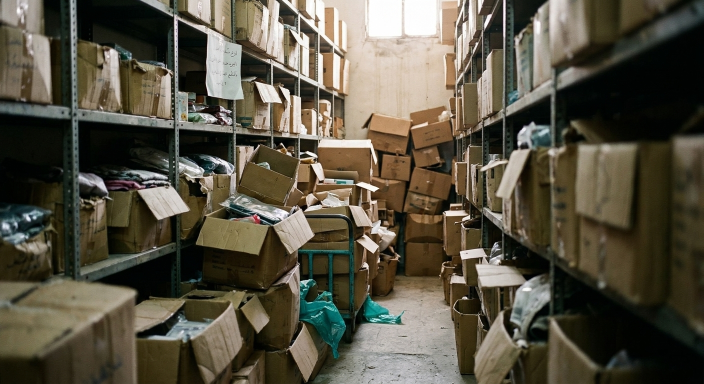
#> input picture content/assets/post-images/img-library/IMG-01.jfif, 1408 x 768 px (shown at 1/2 size)
$ python recolor.py ../../assets/post-images/img-library/IMG-01.jfif ../../assets/post-images/img-library/IMG-02.jfif
#> lines starting #> are read from the running program, lines starting #| are printed output that depends on the picture; after the words box and inside, x2 and y2 are one past the last pixel; in counts of white or black regions, pixels touching at a corner belong together
# python recolor.py <in.png|dir> <out.png|dir> : move warm hues (red/orange/yellow) to brand teal
# UI screenshots use a low saturation floor (pastel chips); illustrations (hero, story-map) a higher one
import sys, os, numpy as np
from PIL import Image

def recolor(im, smin=.28):
#> called with smin = 0.06
    a = np.asarray(im.convert('RGBA')).astype(np.float32) / 255
    rgb, al = a[..., :3], a[..., 3:]
#> al: shape (768, 1408, 1) float32; every value is 1
    hsv = np.asarray(Image.fromarray((rgb * 255).astype(np.uint8)).convert('HSV')).astype(np.float32)
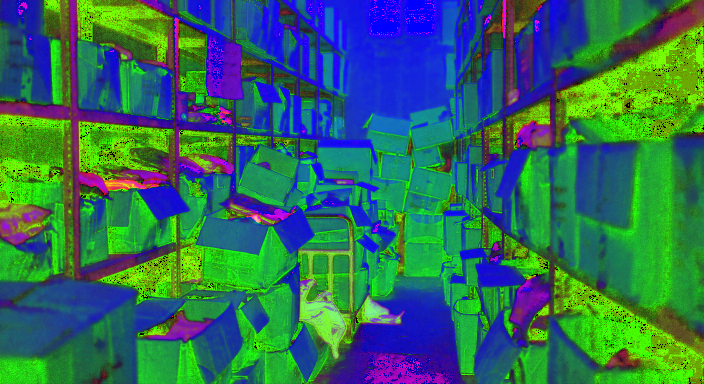
#> hsv: shape (768, 1408, 3) float32 (shown at 1/2 size); mean R, G, B 47.5, 107.9, 90.1
    h, s, v = hsv[..., 0] * 360 / 255, hsv[..., 1] / 255, hsv[..., 2] / 255
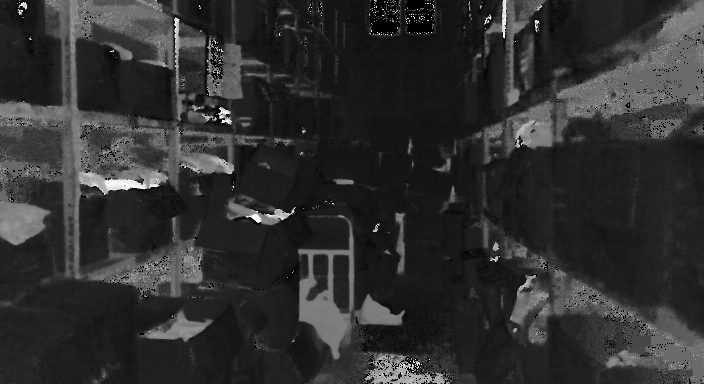
#> h: shape (768, 1408) float32 (shown at 1/2 size); min 0, max 358.6, mean 67.1; drawn with min black and max white
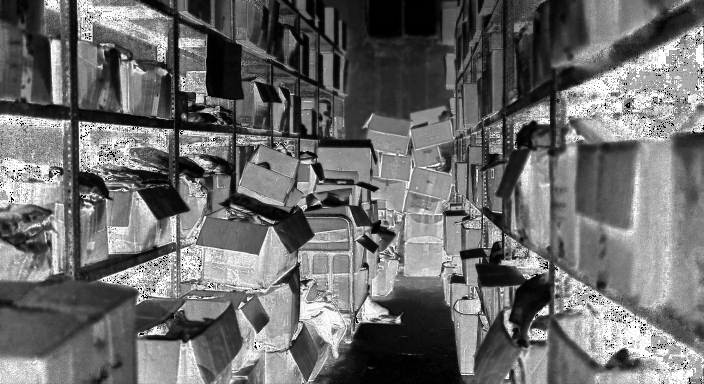
#> s: shape (768, 1408) float32 (shown at 1/2 size); min 0, max 1, mean 0.423
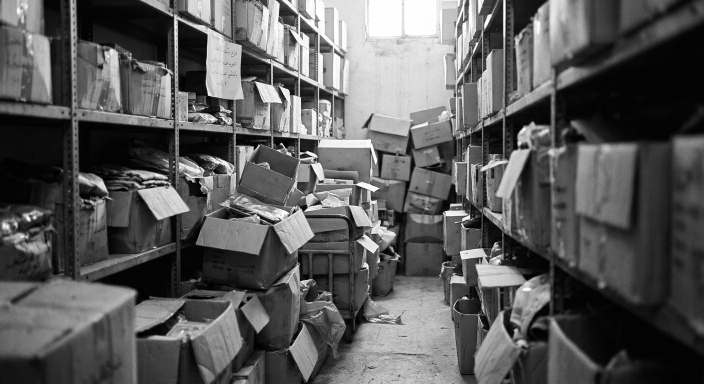
#> v: shape (768, 1408) float32 (shown at 1/2 size); min 0, max 1, mean 0.353
    warm = ((h < 65) | (h > 330)) & (s > smin) & (v > .22)
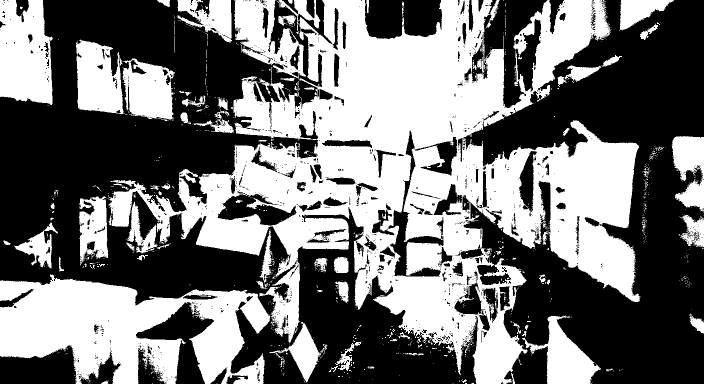
#> warm: shape (768, 1408) bool (shown at 1/2 size); 46.4% white; 1081 white regions (981 under 20 px), largest, box (x1, y1, x2, y2) and area: (215, 0, 1281, 768) 322877, (0, 549, 540, 768) 72092, (0, 0, 106, 210) 18372
    # soft edge on saturation so halos blend
    w = np.clip((s - smin) / .1, 0, 1) * warm
    nh = 180 + (h - 30) * .25          # teal band, slight variation kept
    hsv2 = np.stack([np.where(w > 0, nh, h) * 255 / 360, s * 255, v * 255], -1).astype(np.uint8)
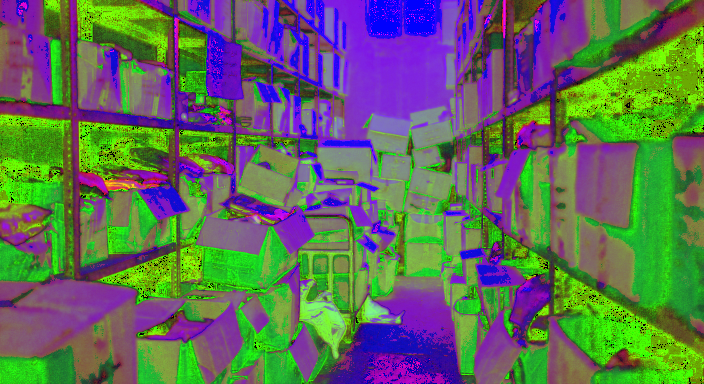
#> hsv2: shape (768, 1408, 3) (shown at 1/2 size); mean of channels 0, 1, 2 94.7, 107.9, 90.1; drawn as R, G, B
    rgb2 = np.asarray(Image.fromarray(hsv2, 'HSV').convert('RGB')).astype(np.float32) / 255
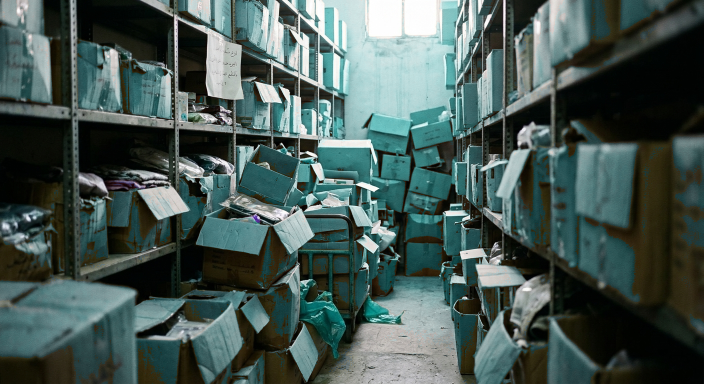
#> rgb2: shape (768, 1408, 3) float32 (shown at 1/2 size); mean of channels 0, 1, 2 0.278, 0.348, 0.331; drawn as R, G, B
    out = rgb * (1 - w[..., None]) + rgb2 * w[..., None]
    return Image.fromarray((np.concatenate([out, al], -1) * 255).astype(np.uint8), 'RGBA')

src, dst = sys.argv[1], sys.argv[2]
UI = lambda f: .06 if not any(k in os.path.basename(f) for k in ('hero',)) else .28
if os.path.isdir(src):
    os.makedirs(dst, exist_ok=True)
    for f in sorted(os.listdir(src)):
        if f.endswith('.png'): recolor(Image.open(os.path.join(src, f)), UI(f)).save(os.path.join(dst, f))
else:
    im = recolor(Image.open(src), UI(src))
    (im.convert('RGB') if dst.endswith('.jpg') else im).save(dst)

$ run again, on content/assets/post-images/img-library/IMG-03.jfif
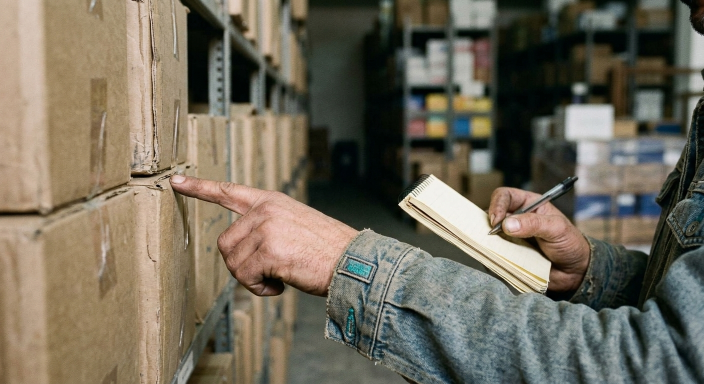
#> input picture content/assets/post-images/img-library/IMG-03.jfif, 1408 x 768 px (shown at 1/2 size)
#> al: shape (768, 1408, 1) float32; every value is 1
#> in recolor, `warm = ((h < 65) | (h > 330)) & (s > smin) & (v > .22)`:
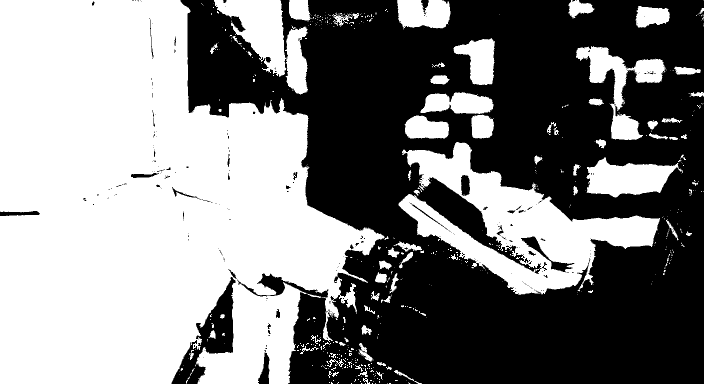
#> warm: shape (768, 1408) bool (shown at 1/2 size); 50.6% white; 265 black regions (224 under 20 px), largest, box (x1, y1, x2, y2) and area: (361, 0, 1408, 768) 518619, (343, 554, 472, 768) 9138, (1042, 473, 1149, 545) 1325
#> in recolor, `rgb2 = np.asarray(Image.fromarray(hsv2, 'HSV').convert('RGB')).astype(..`:
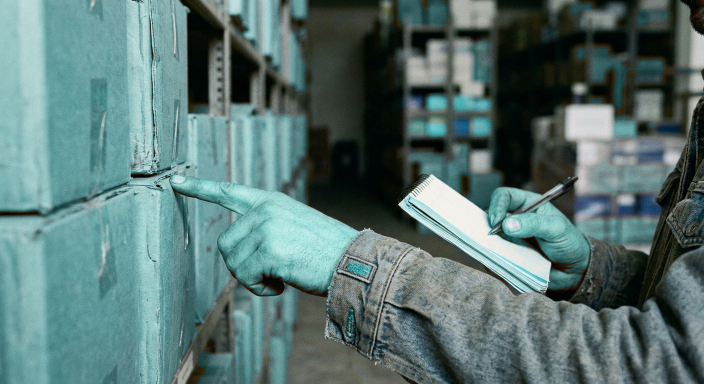
#> rgb2: shape (768, 1408, 3) float32 (shown at 1/2 size); mean of channels 0, 1, 2 0.353, 0.459, 0.45; drawn as R, G, B

$ run again, on content/assets/post-images/img-library/IMG-04.jfif
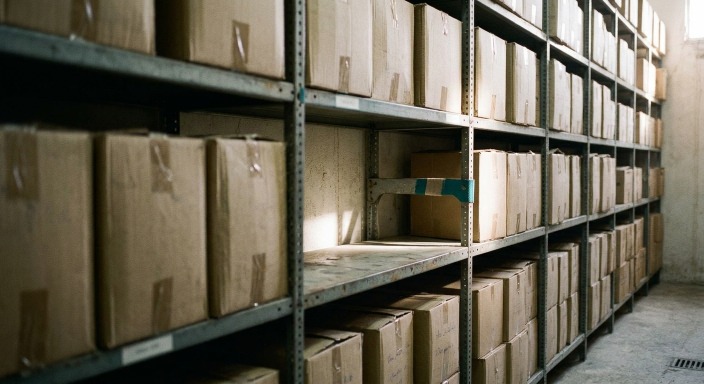
#> input picture content/assets/post-images/img-library/IMG-04.jfif, 1408 x 768 px (shown at 1/2 size)
#> al: shape (768, 1408, 1) float32; every value is 1
#> in recolor, `warm = ((h < 65) | (h > 330)) & (s > smin) & (v > .22)`:
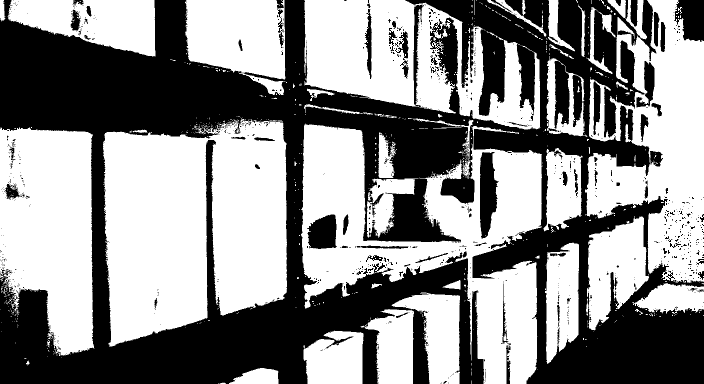
#> warm: shape (768, 1408) bool (shown at 1/2 size); 55.5% white; 989 black regions (883 under 20 px), largest, box (x1, y1, x2, y2) and area: (0, 0, 1408, 768) 449688, (960, 304, 997, 477) 4518, (1348, 0, 1408, 84) 3829
#> in recolor, `rgb2 = np.asarray(Image.fromarray(hsv2, 'HSV').convert('RGB')).astype(..`:
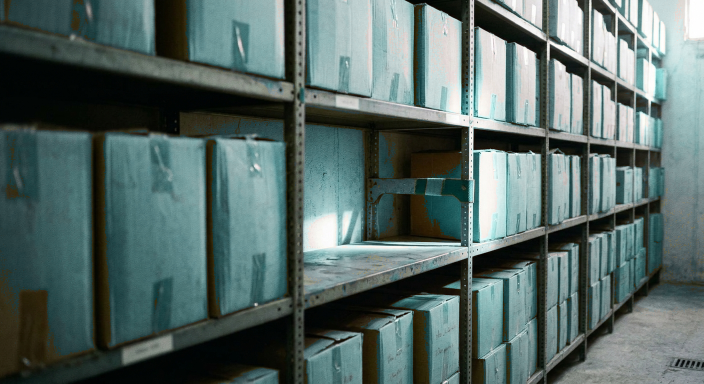
#> rgb2: shape (768, 1408, 3) float32 (shown at 1/2 size); mean of channels 0, 1, 2 0.345, 0.417, 0.404; drawn as R, G, B

$ run again, on content/assets/post-images/img-library/IMG-05.jfif
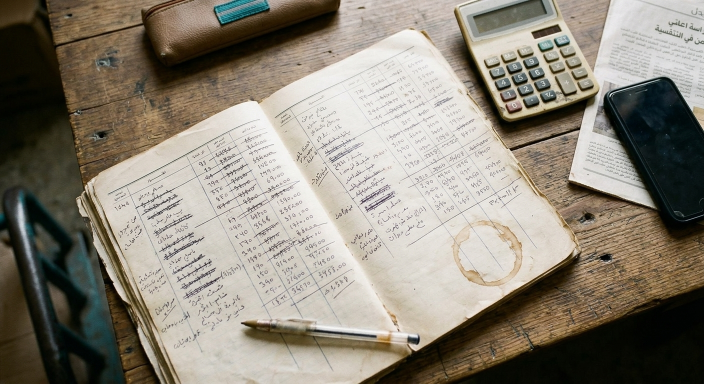
#> input picture content/assets/post-images/img-library/IMG-05.jfif, 1408 x 768 px (shown at 1/2 size)
#> al: shape (768, 1408, 1) float32; every value is 1
#> warm: shape (768, 1408) bool; 48.6% white; 1787 white regions (1660 under 20 px), largest, box (x1, y1, x2, y2) and area: (23, 0, 1408, 768) 460100, (92, 0, 664, 111) 29599, (16, 600, 88, 763) 5077
#> in recolor, `rgb2 = np.asarray(Image.fromarray(hsv2, 'HSV').convert('RGB')).astype(..`:
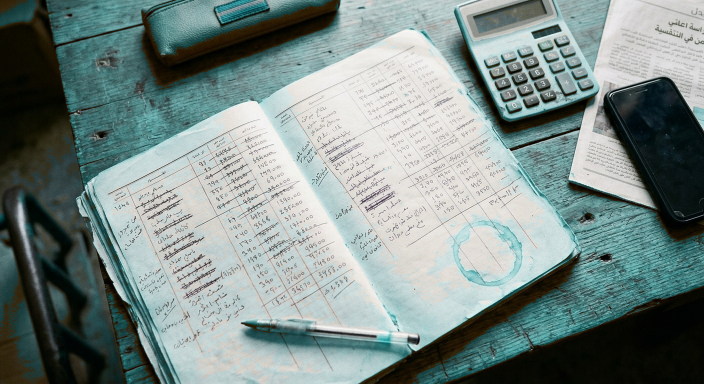
#> rgb2: shape (768, 1408, 3) float32 (shown at 1/2 size); mean of channels 0, 1, 2 0.488, 0.548, 0.536; drawn as R, G, B
